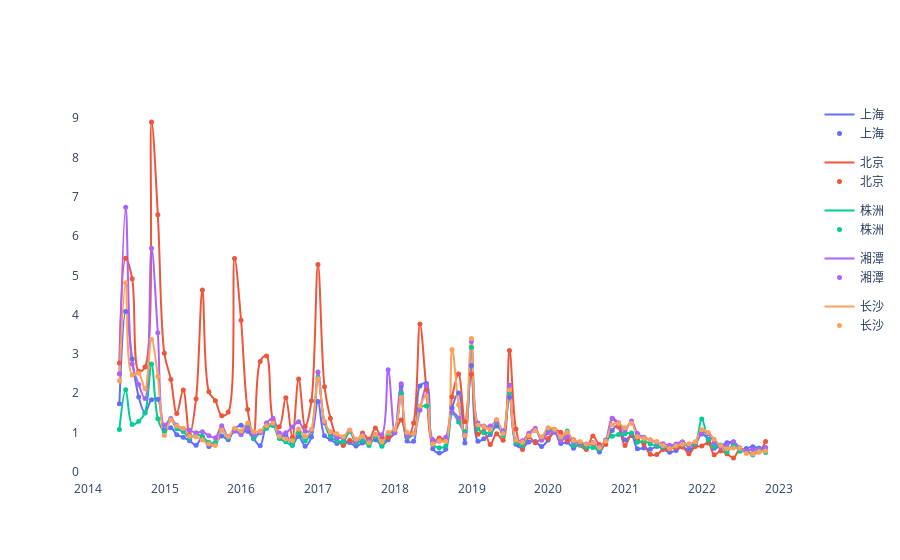

The cell this chart's notebook holds for it:
### Code cell
fig1 = px.line(df, df.index, 'co', color="city", line_group="city", hover_name="city",
        line_shape="spline", render_mode="svg",template='plotly_white')
fig2 = px.scatter(df, df.index, 'co', color='city')
fig2.update_layout(showlegend=False)

fig2.update_traces(marker_size=5)

layout = go.Layout(
    paper_bgcolor='rgba(0,0,0,0)',
    plot_bgcolor='rgba(0,0,0,0)'
)
fig = go.Figure(data=fig1.data + fig2.data,layout=layout)
fig
